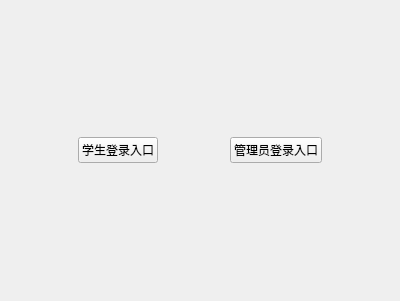
<?xml version="1.0" encoding="UTF-8"?>
<ui version="4.0">
    <class>Form</class>
    <widget class="QWidget" name="Form">
        <property name="geometry">
            <rect>
                <x>0</x>
                <y>0</y>
                <width>400</width>
                <height>301</height>
            </rect>
        </property>
        <property name="windowTitle">
            <string>登录界面 - 图书管理系统</string>
        </property>
        <layout class="QHBoxLayout" name="horizontalLayout_3">
            <item>
                <layout class="QHBoxLayout" name="horizontalLayout_2">
                    <item>
                        <spacer name="horizontalSpacer_2">
                            <property name="orientation">
                                <enum>Qt::Horizontal</enum>
                            </property>
                            <property name="sizeHint" stdset="0">
                                <size>
                                    <width>40</width>
                                    <height>20</height>
                                </size>
                            </property>
                        </spacer>
                    </item>
                    <item>
                        <widget class="QPushButton" name="loginStudentButton">
                            <property name="enabled">
                                <bool>true</bool>
                            </property>
                            <property name="sizePolicy">
                                <sizepolicy hsizetype="Fixed" vsizetype="Fixed">
                                    <horstretch>0</horstretch>
                                    <verstretch>0</verstretch>
                                </sizepolicy>
                            </property>
                            <property name="text">
                                <string>学生登录入口</string>
                            </property>
                        </widget>
                    </item>
                    <item>
                        <spacer name="horizontalSpacer">
                            <property name="orientation">
                                <enum>Qt::Horizontal</enum>
                            </property>
                            <property name="sizeHint" stdset="0">
                                <size>
                                    <width>40</width>
                                    <height>20</height>
                                </size>
                            </property>
                        </spacer>
                    </item>
                    <item>
                        <widget class="QPushButton" name="loginAdminButton">
                            <property name="enabled">
                                <bool>true</bool>
                            </property>
                            <property name="sizePolicy">
                                <sizepolicy hsizetype="Fixed" vsizetype="Fixed">
                                    <horstretch>0</horstretch>
                                    <verstretch>0</verstretch>
                                </sizepolicy>
                            </property>
                            <property name="text">
                                <string>管理员登录入口</string>
                            </property>
                        </widget>
                    </item>
                    <item>
                        <spacer name="horizontalSpacer_3">
                            <property name="orientation">
                                <enum>Qt::Horizontal</enum>
                            </property>
                            <property name="sizeHint" stdset="0">
                                <size>
                                    <width>40</width>
                                    <height>20</height>
                                </size>
                            </property>
                        </spacer>
                    </item>
                </layout>
            </item>
        </layout>
    </widget>
 <resources/>
 <connections/>
</ui>
